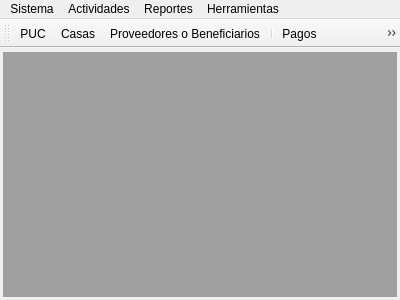
<?xml version="1.0" encoding="UTF-8"?>
<ui version="4.0">
 <class>MainWindow</class>
 <widget class="QMainWindow" name="MainWindow">
  <property name="geometry">
   <rect>
    <x>0</x>
    <y>0</y>
    <width>400</width>
    <height>300</height>
   </rect>
  </property>
  <property name="windowTitle">
   <string>Condominio los Frailejones (Release 55)</string>
  </property>
  <widget class="QWidget" name="centralWidget">
   <layout class="QVBoxLayout" name="verticalLayout">
    <property name="leftMargin">
     <number>3</number>
    </property>
    <property name="topMargin">
     <number>4</number>
    </property>
    <property name="rightMargin">
     <number>3</number>
    </property>
    <property name="bottomMargin">
     <number>3</number>
    </property>
    <item>
     <widget class="QMdiArea" name="mdiArea"/>
    </item>
   </layout>
  </widget>
  <widget class="QMenuBar" name="menuBar">
   <property name="geometry">
    <rect>
     <x>0</x>
     <y>0</y>
     <width>400</width>
     <height>27</height>
    </rect>
   </property>
   <widget class="QMenu" name="menu_system">
    <property name="title">
     <string>Sistema</string>
    </property>
    <addaction name="action_puc"/>
    <addaction name="action_homes"/>
    <addaction name="action_providers"/>
    <addaction name="separator"/>
    <addaction name="action_exit"/>
   </widget>
   <widget class="QMenu" name="menu_activities">
    <property name="title">
     <string>Actividades</string>
    </property>
    <addaction name="action_payments"/>
    <addaction name="action_billing"/>
    <addaction name="action_collect"/>
   </widget>
   <widget class="QMenu" name="menu_reports">
    <property name="title">
     <string>Reportes</string>
    </property>
    <addaction name="action_history_home"/>
    <addaction name="action_summarydebts"/>
    <addaction name="action_summarycollect"/>
    <addaction name="action_budgetexecution"/>
   </widget>
   <widget class="QMenu" name="menu_tools">
    <property name="title">
     <string>Herramientas</string>
    </property>
    <addaction name="action_createbackup"/>
    <addaction name="action_restorebackup"/>
    <addaction name="separator"/>
    <addaction name="action_export"/>
   </widget>
   <addaction name="menu_system"/>
   <addaction name="menu_activities"/>
   <addaction name="menu_reports"/>
   <addaction name="menu_tools"/>
  </widget>
  <widget class="QToolBar" name="mainToolBar">
   <attribute name="toolBarArea">
    <enum>TopToolBarArea</enum>
   </attribute>
   <attribute name="toolBarBreak">
    <bool>false</bool>
   </attribute>
   <addaction name="action_puc"/>
   <addaction name="action_homes"/>
   <addaction name="action_providers"/>
   <addaction name="separator"/>
   <addaction name="action_payments"/>
   <addaction name="action_billing"/>
   <addaction name="action_collect"/>
   <addaction name="separator"/>
   <addaction name="action_history_home"/>
   <addaction name="separator"/>
   <addaction name="action_exit"/>
  </widget>
  <action name="action_puc">
   <property name="icon">
    <iconset resource="jpbilling.qrc">
     <normaloff>:/images/book.png</normaloff>:/images/book.png</iconset>
   </property>
   <property name="text">
    <string>PUC</string>
   </property>
  </action>
  <action name="action_payments">
   <property name="icon">
    <iconset resource="jpbilling.qrc">
     <normaloff>:/images/dollar.png</normaloff>:/images/dollar.png</iconset>
   </property>
   <property name="text">
    <string>Pagos</string>
   </property>
  </action>
  <action name="action_billing">
   <property name="icon">
    <iconset resource="jpbilling.qrc">
     <normaloff>:/images/desktop.png</normaloff>:/images/desktop.png</iconset>
   </property>
   <property name="text">
    <string>Facturación</string>
   </property>
  </action>
  <action name="action_collect">
   <property name="icon">
    <iconset resource="jpbilling.qrc">
     <normaloff>:/images/cashier.png</normaloff>:/images/cashier.png</iconset>
   </property>
   <property name="text">
    <string>Recaudo</string>
   </property>
  </action>
  <action name="action_homes">
   <property name="icon">
    <iconset resource="jpbilling.qrc">
     <normaloff>:/images/home.png</normaloff>:/images/home.png</iconset>
   </property>
   <property name="text">
    <string>Casas</string>
   </property>
  </action>
  <action name="action_providers">
   <property name="icon">
    <iconset resource="jpbilling.qrc">
     <normaloff>:/images/businessmen.png</normaloff>:/images/businessmen.png</iconset>
   </property>
   <property name="text">
    <string>Proveedores o Beneficiarios</string>
   </property>
  </action>
  <action name="action_history_home">
   <property name="icon">
    <iconset resource="jpbilling.qrc">
     <normaloff>:/images/form.png</normaloff>:/images/form.png</iconset>
   </property>
   <property name="text">
    <string>Historial por casa</string>
   </property>
  </action>
  <action name="action_exit">
   <property name="icon">
    <iconset resource="jpbilling.qrc">
     <normaloff>:/images/exit.png</normaloff>:/images/exit.png</iconset>
   </property>
   <property name="text">
    <string>Salir</string>
   </property>
  </action>
  <action name="action_summarydebts">
   <property name="text">
    <string>Resumen de deudas</string>
   </property>
  </action>
  <action name="action_summarycollect">
   <property name="text">
    <string>Resumen de recaudo</string>
   </property>
  </action>
  <action name="action_budgetexecution">
   <property name="text">
    <string>Ejecución presupuestal</string>
   </property>
  </action>
  <action name="action_createbackup">
   <property name="text">
    <string>Crear copia de seguiridad</string>
   </property>
  </action>
  <action name="action_restorebackup">
   <property name="text">
    <string>Restaurar copia de seguridad</string>
   </property>
  </action>
  <action name="action_export">
   <property name="text">
    <string>Exportar</string>
   </property>
  </action>
 </widget>
 <layoutdefault spacing="6" margin="11"/>
 <resources>
  <include location="jpbilling.qrc"/>
 </resources>
 <connections>
  <connection>
   <sender>action_payments</sender>
   <signal>triggered()</signal>
   <receiver>MainWindow</receiver>
   <slot>openPayments()</slot>
   <hints>
    <hint type="sourcelabel">
     <x>-1</x>
     <y>-1</y>
    </hint>
    <hint type="destinationlabel">
     <x>199</x>
     <y>149</y>
    </hint>
   </hints>
  </connection>
  <connection>
   <sender>action_billing</sender>
   <signal>triggered()</signal>
   <receiver>MainWindow</receiver>
   <slot>openBilling()</slot>
   <hints>
    <hint type="sourcelabel">
     <x>-1</x>
     <y>-1</y>
    </hint>
    <hint type="destinationlabel">
     <x>199</x>
     <y>149</y>
    </hint>
   </hints>
  </connection>
  <connection>
   <sender>action_collect</sender>
   <signal>triggered()</signal>
   <receiver>MainWindow</receiver>
   <slot>openCollect()</slot>
   <hints>
    <hint type="sourcelabel">
     <x>-1</x>
     <y>-1</y>
    </hint>
    <hint type="destinationlabel">
     <x>199</x>
     <y>149</y>
    </hint>
   </hints>
  </connection>
  <connection>
   <sender>action_puc</sender>
   <signal>triggered()</signal>
   <receiver>MainWindow</receiver>
   <slot>openPUC()</slot>
   <hints>
    <hint type="sourcelabel">
     <x>-1</x>
     <y>-1</y>
    </hint>
    <hint type="destinationlabel">
     <x>199</x>
     <y>149</y>
    </hint>
   </hints>
  </connection>
  <connection>
   <sender>action_homes</sender>
   <signal>triggered()</signal>
   <receiver>MainWindow</receiver>
   <slot>openHomes()</slot>
   <hints>
    <hint type="sourcelabel">
     <x>-1</x>
     <y>-1</y>
    </hint>
    <hint type="destinationlabel">
     <x>199</x>
     <y>149</y>
    </hint>
   </hints>
  </connection>
  <connection>
   <sender>action_providers</sender>
   <signal>triggered()</signal>
   <receiver>MainWindow</receiver>
   <slot>openProviders()</slot>
   <hints>
    <hint type="sourcelabel">
     <x>-1</x>
     <y>-1</y>
    </hint>
    <hint type="destinationlabel">
     <x>199</x>
     <y>149</y>
    </hint>
   </hints>
  </connection>
  <connection>
   <sender>action_history_home</sender>
   <signal>triggered()</signal>
   <receiver>MainWindow</receiver>
   <slot>openHomeHistory()</slot>
   <hints>
    <hint type="sourcelabel">
     <x>-1</x>
     <y>-1</y>
    </hint>
    <hint type="destinationlabel">
     <x>199</x>
     <y>149</y>
    </hint>
   </hints>
  </connection>
  <connection>
   <sender>action_exit</sender>
   <signal>triggered()</signal>
   <receiver>MainWindow</receiver>
   <slot>close()</slot>
   <hints>
    <hint type="sourcelabel">
     <x>-1</x>
     <y>-1</y>
    </hint>
    <hint type="destinationlabel">
     <x>199</x>
     <y>149</y>
    </hint>
   </hints>
  </connection>
  <connection>
   <sender>action_summarydebts</sender>
   <signal>triggered()</signal>
   <receiver>MainWindow</receiver>
   <slot>openSummaryDebts()</slot>
   <hints>
    <hint type="sourcelabel">
     <x>-1</x>
     <y>-1</y>
    </hint>
    <hint type="destinationlabel">
     <x>199</x>
     <y>149</y>
    </hint>
   </hints>
  </connection>
  <connection>
   <sender>action_summarycollect</sender>
   <signal>triggered()</signal>
   <receiver>MainWindow</receiver>
   <slot>openSummaryCollect()</slot>
   <hints>
    <hint type="sourcelabel">
     <x>-1</x>
     <y>-1</y>
    </hint>
    <hint type="destinationlabel">
     <x>199</x>
     <y>149</y>
    </hint>
   </hints>
  </connection>
  <connection>
   <sender>action_budgetexecution</sender>
   <signal>triggered()</signal>
   <receiver>MainWindow</receiver>
   <slot>openBudgetExecution()</slot>
   <hints>
    <hint type="sourcelabel">
     <x>-1</x>
     <y>-1</y>
    </hint>
    <hint type="destinationlabel">
     <x>199</x>
     <y>149</y>
    </hint>
   </hints>
  </connection>
  <connection>
   <sender>action_createbackup</sender>
   <signal>triggered()</signal>
   <receiver>MainWindow</receiver>
   <slot>createBackup()</slot>
   <hints>
    <hint type="sourcelabel">
     <x>-1</x>
     <y>-1</y>
    </hint>
    <hint type="destinationlabel">
     <x>199</x>
     <y>149</y>
    </hint>
   </hints>
  </connection>
 </connections>
 <slots>
  <slot>openPayments()</slot>
  <slot>openBilling()</slot>
  <slot>openCollect()</slot>
  <slot>openPUC()</slot>
  <slot>openHomes()</slot>
  <slot>openProviders()</slot>
  <slot>openHomeHistory()</slot>
  <slot>openSummaryDebts()</slot>
  <slot>openSummaryCollect()</slot>
  <slot>openBudgetExecution()</slot>
  <slot>createBackup()</slot>
 </slots>
</ui>
